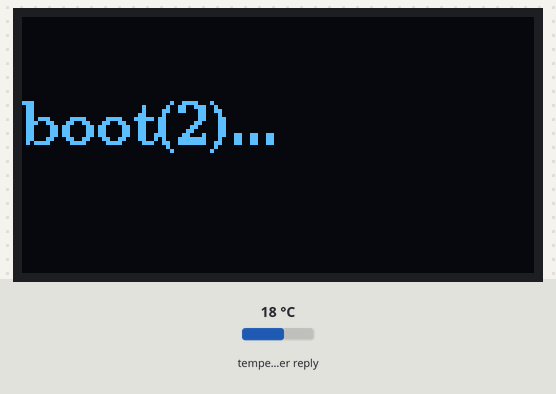
The sketch below on a simulated ESP8266 (NodeMCU). Parts: 128×64 one-colour display. The inputs (shaded band) are chosen by the test bench; at power-on: temperature in the weather reply 18 °C. The OLED is the two-colour kind (top 16 rows yellow); WiFi joins after 1.5 s; servers stay silent unless stated; web services answer with replies made up by the test bench; what the sketch prints to the serial monitor is not drawn.

Above: at 1.2 s.
1.3 s: temperature in the weather reply set to -14 °C
At 3.3 s:
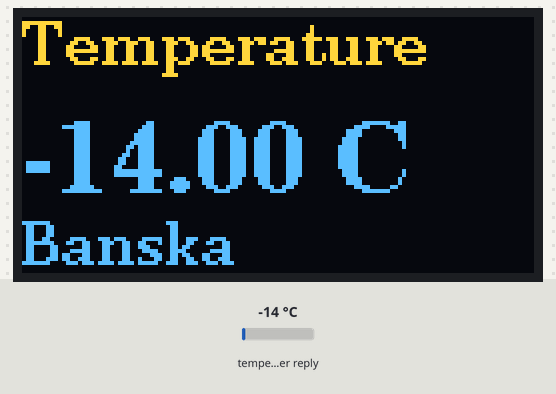
At 4.5 s:
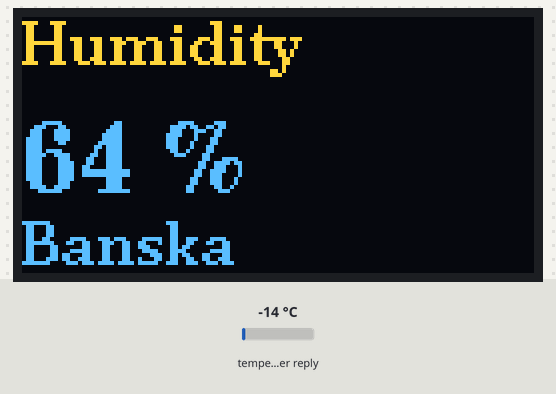
Timing chart, 0 to 6.0 s (numbered marks = the images above; inputs shaded):
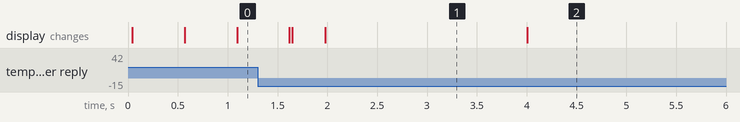

Measured:
- what the display in image 1 shows lasts 2.0 s, from 2.0 s to 4.0 s

The sketch:

oled_09_weather_parsed.ino
```cpp
// (licence header left out)
#include <ESP8266WiFi.h>
#include <WiFiClientSecure.h>
#include <ArduinoJson.h>
#include <U8g2lib.h>
#include "arduino_secret.h"

U8G2_SSD1306_128X64_NONAME_F_4W_SW_SPI u8g2(U8G2_R0, /* clock=*/ D1, /* data=*/ D2, /* cs=*/ D5, /* dc=*/ D4, /* reset=*/ D3);
enum oledState {oledBoot, oledConnected, oledRequest, oledParsed, oledError};
enum temperatureState {tempTemperature, tempHumidity, tempPressure, tempWind};
int bootCount = 0;
temperatureState tstate = tempTemperature;
int tick = 0;

struct myTemperature {
  double temperature;
  int humidity;
  int pressure;
  double wind;
  char city[64];
};
myTemperature my_temperature;
char buff[64];

const char* host = "api.openweathermap.org";
const int httpsPort = 443;
const char* url = "/data/2.5/weather";
const char* openweathermapid = "3061186"; // Banska Bystrica
const char* openweathermapq = "Banska%20Bystrica"; // Banska Bystrica
const char* openweathermapunits = "metric"; // Celsius

//String param = String(url) +
//               "?id=" + openweathermapid +
//               "&units=" + openweathermapunits +
//               "&APPID=" + APPID;

String param = String(url) +
               "?q=" + openweathermapq +
               "&units=" + openweathermapunits +
               "&APPID=" + APPID;

String line;

void setup() {
  Serial.begin(115200);
  delay(10);
  Serial.println();
  Serial.print("connecting to WiFi ");
  Serial.println(ssid);

  u8g2.begin();

  WiFi.mode(WIFI_STA);
}

void loop() {
  if (WiFi.status() != WL_CONNECTED)
    connectWiFi();
  else
    showTemperature();
}

void connectWiFi() {
  bootCount = 0;
  WiFi.begin(ssid, password);
  while (WiFi.status() != WL_CONNECTED) {
    delay(500);
    Serial.print(".");
    bootCount++;
    if (bootCount % 25 == 0)
      Serial.println();
    drawFrame(oledBoot);
  }
  drawFrame(oledConnected);
  Serial.println("");
  Serial.println("WiFi connected");
  Serial.println("IP address: ");
  Serial.println(WiFi.localIP());
}

void showTemperature() {
  if (tick % 60 == 0) { // once per 2 minutes
    downloadData();
  }
  tick++;
  drawFrame(oledParsed);
  delay(2000);
  switch (tstate) {
    case tempTemperature:
      tstate = tempHumidity;
      break;
    case tempHumidity:
      tstate = tempPressure;
      break;
    case tempPressure:
      tstate = tempWind;
      break;
    case tempWind:
      tstate = tempTemperature;
      break;
  }
}

void downloadData() {

  // Use WiFiClientSecure class to create TLS connection
  WiFiClientSecure client;
  Serial.print("connecting to ");
  Serial.println(host);
  if (!client.connect(host, httpsPort)) {
    Serial.println("connection failed");
    drawFrame(oledError);
    return;
  }

  drawFrame(oledRequest);
  Serial.print("requesting URL: ");
  Serial.println(url);

  client.print(String("GET ") + param + " HTTP/1.1\r\n" +
               "Host: " + host + "\r\n" +
               "User-Agent: ESP8266\r\n" +
               "Connection: close\r\n\r\n");

  Serial.println("request sent");

  line = client.readStringUntil('\n');
  if (line != "HTTP/1.1 200 OK\r") {
    Serial.print("Unexpected response: ");
    Serial.println(line);
    drawFrame(oledError);
    return;
  }

  if (client.find("\r\n\r\n")) {
    DynamicJsonBuffer jsonBuffer(4096);
    JsonObject& root = jsonBuffer.parseObject(client);
    //root.prettyPrintTo(Serial);

    // parsed output
    const char* name = root["name"];
    strcpy(my_temperature.city, name);
    Serial.print("City: "); Serial.println(name);

    my_temperature.temperature = root["main"]["temp"];
    //sprintf(buff, "Temperature: %.02f", my_temperature.temperature);
    dtostrf(my_temperature.temperature, 2, 2, buff);
    Serial.print("Temperature: ");
    Serial.println(buff);

    my_temperature.humidity = root["main"]["humidity"];
    sprintf(buff, "Humidity: %d", my_temperature.humidity);
    Serial.println(buff);

    my_temperature.pressure = root["main"]["pressure"];
    sprintf(buff, "Pressure: %d", my_temperature.pressure);
    Serial.println(buff);

    my_temperature.wind = root["wind"]["speed"];
    //sprintf(buff, "Wind speed: %.02f m/s", my_temperature.wind);
    dtostrf(my_temperature.wind, 2, 1, buff);
    strcat(buff, " m/s");
    Serial.print("Wind speed: ");
    Serial.println(buff);

    const char* weather = root["weather"][0]["main"];
    const char* description = root["weather"][0]["description"];
    sprintf(buff, "Weather: %s (%s)", weather, description);
    Serial.println(buff);
  }

}

void drawFrame(oledState state) {
  u8g2.clearBuffer();
  u8g2.setFont(u8g2_font_ncenB10_tr);
  switch (state) {
    case oledBoot:
      sprintf(buff, "boot(%d)...", bootCount);
      u8g2.drawStr(0, 32, buff);
      break;
    case oledConnected:
      sprintf(buff, "connected...");
      u8g2.drawStr(0, 32, buff);
      break;
    case oledRequest:
      sprintf(buff, "request...");
      u8g2.drawStr(0, 32, buff);
      break;
    case oledParsed:
      switch (tstate) {
        case tempTemperature:
          sprintf(buff, "Temperature");
          u8g2.drawStr(0, 12, buff);
          u8g2.drawStr(0, 62, my_temperature.city);
          //sprintf(buff, "%.02f", my_temperature.temperature);
          dtostrf(my_temperature.temperature, 2, 2, buff);
          strcat(buff, " C");
          u8g2.setFont(u8g2_font_ncenB18_tr);
          u8g2.drawStr(0, 44, buff);
          break;
        case tempHumidity:
          sprintf(buff, "Humidity");
          u8g2.drawStr(0, 12, buff);
          u8g2.drawStr(0, 62, my_temperature.city);
          sprintf(buff, "%d %%", my_temperature.humidity);
          u8g2.setFont(u8g2_font_ncenB18_tr);
          u8g2.drawStr(0, 44, buff);
          break;
        case tempPressure:
          sprintf(buff, "Pressure");
          u8g2.drawStr(0, 12, buff);
          u8g2.drawStr(0, 62, my_temperature.city);
          sprintf(buff, "%d hpa", my_temperature.pressure);
          u8g2.setFont(u8g2_font_ncenB18_tr);
          u8g2.drawStr(0, 44, buff);
          break;
        case tempWind:
          sprintf(buff, "Wind");
          u8g2.drawStr(0, 12, buff);
          u8g2.drawStr(0, 62, my_temperature.city);
          //sprintf(buff, "%1.1f m/s", my_temperature.wind);
          dtostrf(my_temperature.wind, 2, 1, buff);
          strcat(buff, " m/s");
          u8g2.setFont(u8g2_font_ncenB18_tr);
          u8g2.drawStr(0, 44, buff);
          break;
      }
      break;
  }
  u8g2.sendBuffer();
}
```

arduino_secret.h
```cpp
// ESP8266 Core: 2.3.0
// Windows
//
// Find file 'c:\Users\[your name]\AppData\Local\Arduino15\packages\esp8266\hardware\esp8266\2.3.0\platform.txt'.
// In the same directory create file 'platfom.local.txt'. Insert text
// 'compiler.cpp.extra_flags=-D_SSID="xxx" -D_PWD="xxx" -D_APPID="xxx"' into the file.
//
// Or change the parameters in this file.

#if defined(_SSID)
  const char* ssid     = _SSID;
  const char* password = _PWD;
  const char* APPID    = _APPID;
#else
  const char* ssid     = "your-ssid";
  const char* password = "your-password";
  const char* APPID    = "your-appid-from-openweathermap";
#endif
```
